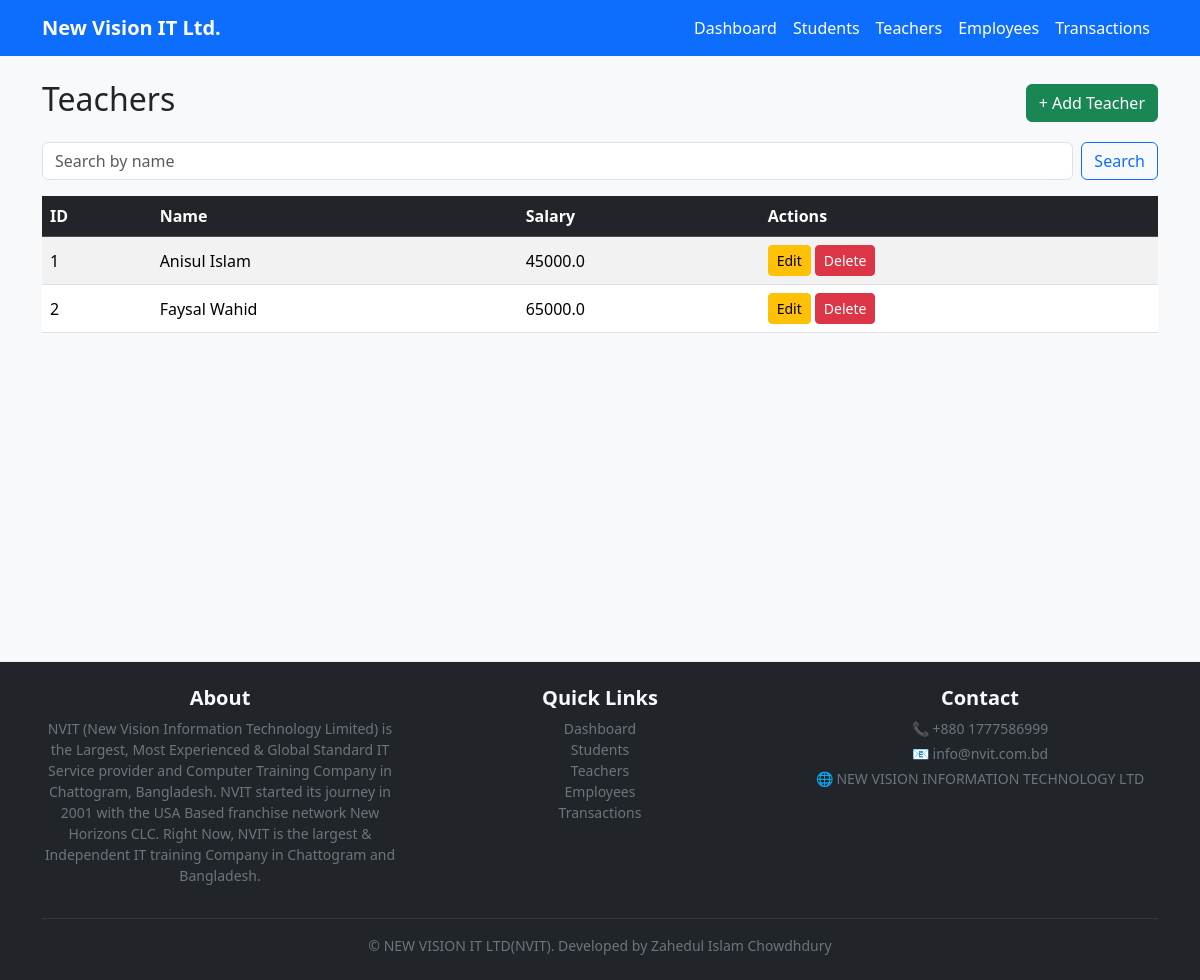
The page /teachers/ on the database as committed earlier.
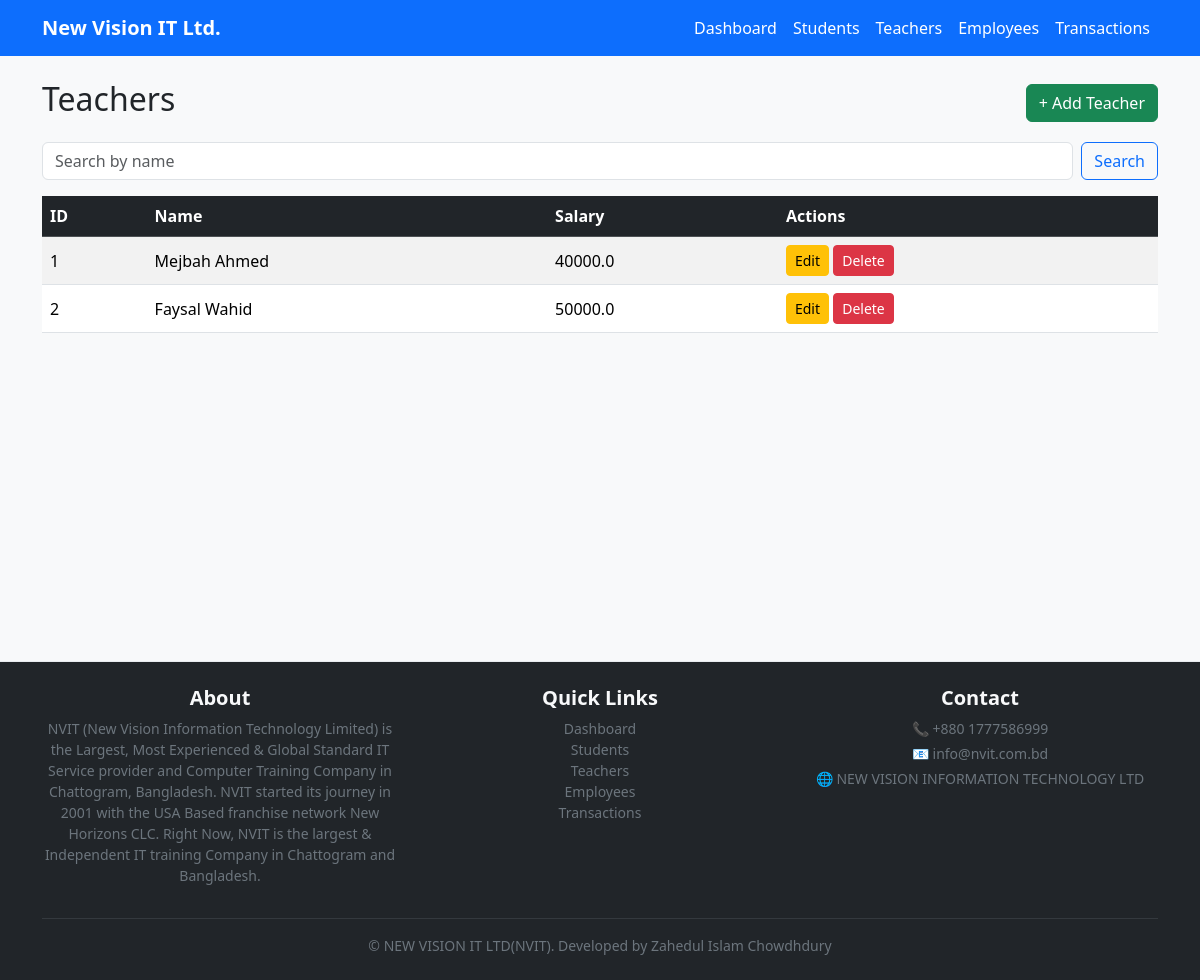
The same page on the database as committed later.
### models.py (models this page shows)
class Teacher(db.Model):
    id = db.Column(db.Integer, primary_key=True)        # Teacher ID
    name = db.Column(db.String(100))                    # Name
    subject = db.Column(db.String(100))                 # Subject
    salary = db.Column(db.Float)                        # Salary
    transactions = db.relationship('Transaction', backref='teacher', lazy=True)  # Linked transactions

### routes/teacher_routes.py (the view)
@teacher_bp.route('/')
def teachers():
    teachers = Teacher.query.all()
    return render_template('teachers.html', teachers=teachers)

### templates/teachers.html
{% extends "base.html" %}
{% block content %}
<div class="d-flex justify-content-between align-items-center mb-3">
  <h2>Teachers</h2>
  <a class="btn btn-success" href="{{ url_for('teacher_bp.add_teacher') }}">+ Add Teacher</a>
</div>
<form class="d-flex mb-3" method="get" action="{{ url_for('teacher_bp.search_teacher') }}">
  <input class="form-control me-2" type="search" name="q" placeholder="Search by name" value="{{ q if q else '' }}">
  <button class="btn btn-outline-primary">Search</button>
</form>
<table class="table table-striped table-hover">
  <thead class="table-dark"><tr><th>ID</th><th>Name</th><th>Salary</th><th>Actions</th></tr></thead>
  <tbody>
  {% for t in teachers %}
    <tr>
      <td>{{ t.id }}</td>
      <td>{{ t.name }}</td>
      <td>{{ t.salary }}</td>
      <td>
        <a class="btn btn-sm btn-warning" href="{{ url_for('edit',kind='teacher', id=t.id) }}">Edit</a>
        <a class="btn btn-sm btn-danger" href="{{ url_for('teacher_bp.delete_teacher', id=t.id) }}" onclick="return confirm('Delete this teacher?')">Delete</a>
      </td>
    </tr>
  {% endfor %}
  </tbody>
</table>
<br><br><br><br><br><br><br><br><br><br><br>
{% endblock %}

Rows that differ between the two databases and show on the page:
changed Teacher id 1: name "Anisul Islam" → "Mejbah Ahmed"; salary "45000.0" → "40000.0"
changed Teacher "Faysal Wahid": salary "65000.0" → "50000.0"
